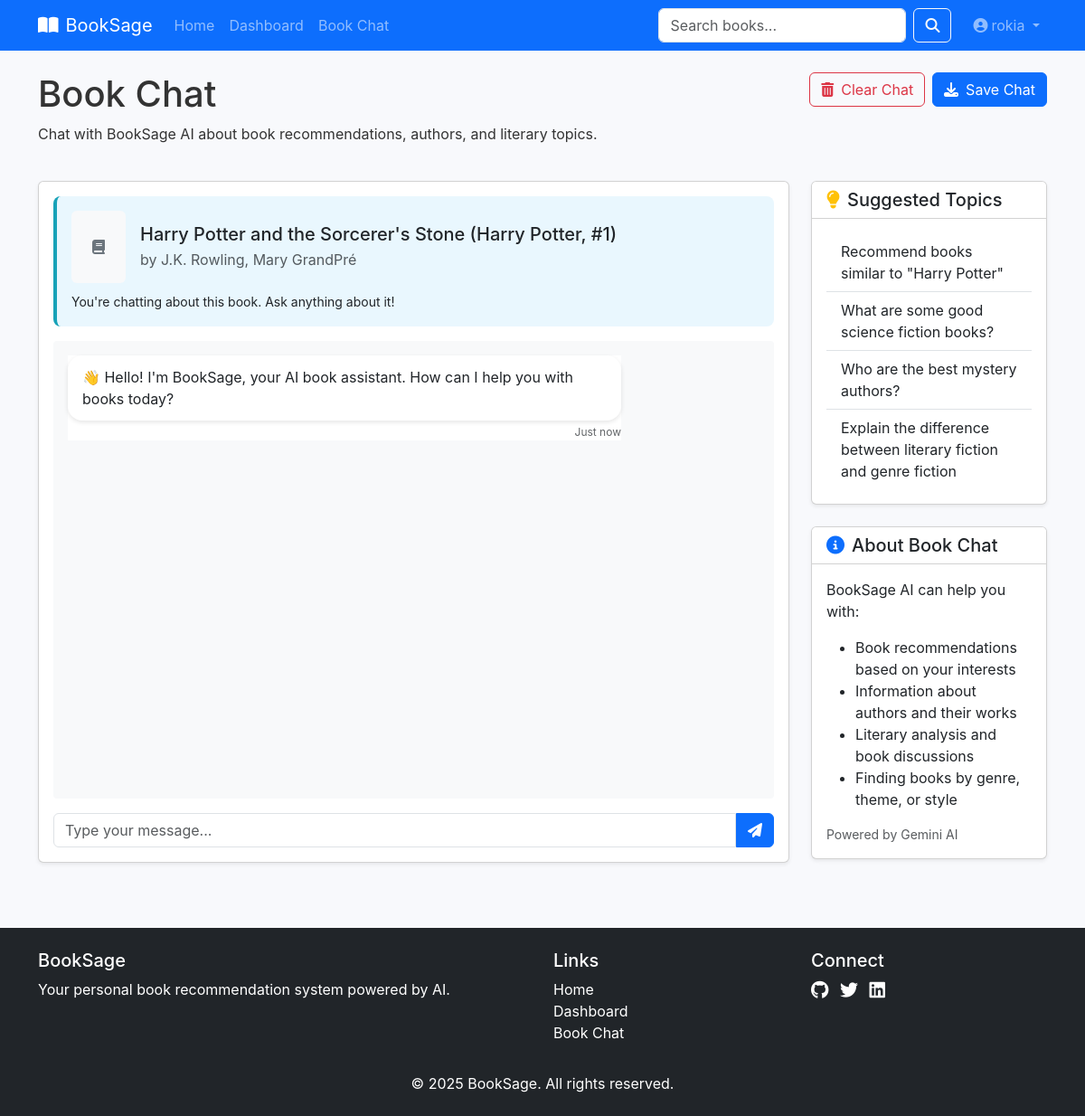
/chatbot?book_id=2 (signed in), run on the app's committed database.
### models/user.py (models this page shows, shortened)
class User(UserMixin, db.Model):
    __tablename__ = 'users'
    id = db.Column(db.Integer, primary_key=True)
    username = db.Column(db.String(64), unique=True, index=True)
    email = db.Column(db.String(120), unique=True, index=True)
    password_hash = db.Column(db.String(128))
    created_at = db.Column(db.DateTime, default=datetime.utcnow)
    last_login = db.Column(db.DateTime)
    preferences = db.Column(db.Text)  # JSON string to store genre preferences
    ratings = db.relationship('Rating', backref='user', lazy='dynamic')
    recommendations = db.relationship('Recommendation', backref='user', lazy='dynamic')

### models/book.py (models this page shows, shortened)
class Book(db.Model):
    __tablename__ = 'books'
    id = db.Column(db.Integer, primary_key=True)
    title = db.Column(db.String(255), nullable=False)
    author = db.Column(db.String(255))
    year = db.Column(db.Integer)
    isbn = db.Column(db.String(20), unique=True, index=True)
    description = db.Column(db.Text)
    genres = db.Column(db.String(255))  # Comma-separated genre tags
    image_url = db.Column(db.String(512))
    language = db.Column(db.String(50))
    average_rating = db.Column(db.Float, default=0.0)
    ratings_count = db.Column(db.Integer, default=0)
    ratings = db.relationship('Rating', backref='book', lazy='dynamic')

### app.py (the view)
@app.route('/chatbot')
@login_required
def chatbot_page():
    return render_template('chatbot.html')

### app.py (called while the page is built)
@app.template_filter('book_by_id')
def book_by_id_filter(book_id):
    from models.book import Book
    return Book.query.get(book_id)

@app.context_processor
def inject_now():
    return {'now': datetime.utcnow}

### models/__init__.py (called while the page is built)
def init_app(app):
    db.init_app(app)
    login_manager.init_app(app)
    from .user import User
    from .book import Book
    from .rating import Rating
    from .recommendation import Recommendation
    @login_manager.user_loader
    def load_user(user_id):
        return User.query.get(int(user_id))

### templates/chatbot.html (shortened to what this page needs)
{% extends "base.html" %}
{% block content %}
<div class="row mb-4">
    <div class="col-md-8">
        <h1>Book Chat</h1>
        <p>Chat with BookSage AI about book recommendations, authors, and literary topics.</p>
    </div>
    <div class="col-md-4 text-md-end">
        <div class="d-flex justify-content-md-end">
            <button class="btn btn-outline-danger me-2" id="clearChat">
                <i class="fas fa-trash-alt me-2"></i>Clear Chat
            </button>
            <button class="btn btn-primary" id="saveChat">
                <i class="fas fa-download me-2"></i>Save Chat
            </button>
        </div>
    </div>
</div>
<div class="row">
    <div class="col-lg-9">
        <div class="card shadow-sm">
            <div class="card-body">
                {% if request.args.get('book_id') %}
                {% set book_id = request.args.get('book_id')|int %}
                {% set book = book_id|int|book_by_id %}
                {% if book %}
                <div class="book-context" id="bookContext" data-book-id="{{ book.id }}">
                    <div class="d-flex align-items-center">
                        {% if book.image_url %}
                        <img src="{{ book.image_url }}" alt="{{ book.title }}" class="me-3" style="width: 60px;">
                        {% else %}
                        <div class="book-placeholder me-3 d-flex align-items-center justify-content-center bg-light rounded" style="width: 60px; height: 80px;">
                            <i class="fas fa-book text-secondary"></i>
                        </div>
                        {% endif %}
                        <div>
                            <h5 class="mb-1">{{ book.title }}</h5>
                            <p class="mb-0 text-muted">by {{ book.author }}</p>
                        </div>
                    </div>
                    <p class="mb-0 mt-2"><small>You're chatting about this book. Ask anything about it!</small></p>
                </div>
                {% endif %}
                {% endif %}
                <div class="chat-container">
                    <div class="chat-messages" id="chatMessages">
                        <div class="message bot">
                            <div class="message-bubble">
                                <p class="mb-0">👋 Hello! I'm BookSage, your AI book assistant. How can I help you with books today?</p>
                            </div>
                            <div class="message-time">Just now</div>
                        </div>
                    </div>
                    <div class="chat-input">
                        <input type="text" class="form-control" id="messageInput" placeholder="Type your message...">
                        <button class="btn btn-primary" id="sendMessage">
                            <i class="fas fa-paper-plane"></i>
                        </button>
                    </div>
                </div>
            </div>
        </div>
    </div>
    <div class="col-lg-3 mt-3 mt-lg-0">
        <div class="card shadow-sm mb-4">
            <div class="card-header bg-white">
                <h5 class="mb-0"><i class="fas fa-lightbulb text-warning me-2"></i>Suggested Topics</h5>
            </div>
            <div class="card-body">
                <div class="list-group list-group-flush">
                    <button class="list-group-item list-group-item-action suggested-question">
                        Recommend books similar to "Harry Potter"
                    </button>
                    <button class="list-group-item list-group-item-action suggested-question">
                        What are some good science fiction books?
                    </button>
                    <button class="list-group-item list-group-item-action suggested-question">
                        Who are the best mystery authors?
                    </button>
                    <button class="list-group-item list-group-item-action suggested-question">
                        Explain the difference between literary fiction and genre fiction
                    </button>
                </div>
            </div>
        </div>
        <div class="card shadow-sm">
            <div class="card-header bg-white">
                <h5 class="mb-0"><i class="fas fa-info-circle text-primary me-2"></i>About Book Chat</h5>
            </div>
            <div class="card-body">
                <p>BookSage AI can help you with:</p>
                <ul>
                    <li>Book recommendations based on your interests</li>
                    <li>Information about authors and their works</li>
                    <li>Literary analysis and book discussions</li>
                    <li>Finding books by genre, theme, or style</li>
                </ul>
                <p class="small text-muted mb-0">Powered by Gemini AI</p>
            </div>
        </div>
    </div>
</div>
{% endblock %}

### templates/base.html (shortened to what this page needs)
<!DOCTYPE html>
<html lang="en">
<head>
    <link rel="stylesheet" href="https://cdnjs.cloudflare.com/ajax/libs/font-awesome/6.4.0/css/all.min.css">
    <link rel="stylesheet" href="https://cdnjs.cloudflare.com/ajax/libs/bootstrap/5.3.0/css/bootstrap.min.css">
    <link rel="stylesheet" href="{{ url_for('static', filename='css/main.css') }}">
</head>
<body>
    <nav class="navbar navbar-expand-lg navbar-dark bg-primary">
        <div class="container">
            <a class="navbar-brand" href="{{ url_for('index') }}">
                <i class="fas fa-book-open me-2"></i>BookSage
            </a>
            <div class="collapse navbar-collapse" id="navbarNav">
                <ul class="navbar-nav me-auto">
                    <li class="nav-item">
                        <a class="nav-link" href="{{ url_for('index') }}">Home</a>
                    </li>
                    {% if current_user.is_authenticated %}
                    <li class="nav-item">
                        <a class="nav-link" href="{{ url_for('dashboard') }}">Dashboard</a>
                    </li>
                    <li class="nav-item">
                        <a class="nav-link" href="{{ url_for('chatbot_page') }}">Book Chat</a>
                    </li>
                    {% endif %}
                </ul>
                <form class="d-flex me-3" action="{{ url_for('search') }}" method="get">
                    <input class="form-control me-2" type="search" name="q" placeholder="Search books..." aria-label="Search">
                    <button class="btn btn-outline-light" type="submit">
                        <i class="fas fa-search"></i>
                    </button>
                </form>
                <ul class="navbar-nav">
                    {% if current_user.is_authenticated %}
                    <li class="nav-item dropdown">
                        <a class="nav-link dropdown-toggle" href="#" id="userDropdown" role="button" data-bs-toggle="dropdown">
                            <i class="fas fa-user-circle me-1"></i>{{ current_user.username }}
                        </a>
                    </li>
                    {% endif %}
                </ul>
            </div>
        </div>
    </nav>
    <main class="container py-4">
        {% block content %}{% endblock %}
    </main>
    <footer class="bg-dark text-white py-4 mt-5">
        <div class="container">
            <div class="row">
                <div class="col-md-6">
                    <h5>BookSage</h5>
                    <p>Your personal book recommendation system powered by AI.</p>
                </div>
                <div class="col-md-3">
                    <h5>Links</h5>
                    <ul class="list-unstyled">
                        <li><a href="{{ url_for('index') }}" class="text-white">Home</a></li>
                        {% if current_user.is_authenticated %}
                        <li><a href="{{ url_for('dashboard') }}" class="text-white">Dashboard</a></li>
                        <li><a href="{{ url_for('chatbot_page') }}" class="text-white">Book Chat</a></li>
                        {% endif %}
                    </ul>
                </div>
                <div class="col-md-3">
                    <h5>Connect</h5>
                    <div class="social-links">
                        <a href="#" class="text-white me-2"><i class="fab fa-github fa-lg"></i></a>
                        <a href="#" class="text-white me-2"><i class="fab fa-twitter fa-lg"></i></a>
                        <a href="#" class="text-white me-2"><i class="fab fa-linkedin fa-lg"></i></a>
                    </div>
                </div>
            </div>
            <div class="row mt-3">
                <div class="col-12 text-center">
                    <p class="mb-0">&copy; {{ now().year }} BookSage. All rights reserved.</p>
                </div>
            </div>
        </div>
    </footer>
</body>
</html>

### static/css/main.css (style rules this page uses)
:root { --primary-color: #4e73df; --secondary-color: #36b9cc; --success-color: #1cc88a; --info-color: #36b9cc; --warning-color: #f6c23e; --danger-color: #e74a3b; --light-color: #f8f9fc; --dark-color: #5a5c69; }
body { font-family: 'Nunito', -apple-system, BlinkMacSystemFont, "Segoe UI", Roboto, "Helvetica Neue", Arial, sans-serif; background-color: #f8f9fc; color: #333; }
a { text-decoration: none; }
.book-placeholder { height: 200px; display: flex; align-items: center; justify-content: center; }
footer { margin-top: auto; }
footer a { text-decoration: none; }
.social-links a { text-decoration: none; margin-right: 10px; transition: transform 0.3s ease; }
.fade-in { animation: fadeIn 0.5s ease-in; }

### templates/chatbot.html (style rules this page uses)
.chat-container { height: 70vh; min-height: 500px; display: flex; flex-direction: column; }
.chat-messages { flex: 1; overflow-y: auto; padding: 1rem; background-color: #f8f9fa; border-radius: 0.25rem; }
.chat-input { display: flex; margin-top: 1rem; }
.chat-input input { flex: 1; border-top-right-radius: 0; border-bottom-right-radius: 0; }
.chat-input button { border-top-left-radius: 0; border-bottom-left-radius: 0; }
.message { margin-bottom: 1rem; max-width: 80%; }
.message.bot { margin-right: auto; background-color: white; }
.message-bubble { padding: 0.75rem 1rem; border-radius: 1rem; box-shadow: 0 2px 5px rgba(0, 0, 0, 0.1); }
.message-time { font-size: 0.75rem; text-align: right; margin-top: 0.25rem; opacity: 0.7; }
.book-context { margin-bottom: 1rem; padding: 1rem; background-color: #e9f7fe; border-radius: 0.5rem; border-left: 4px solid #17a2b8; }

### data on the page
User: username "rokia"
Book: title "Harry Potter and the Sorcerer's Stone (Harry Potter, #1)", author "J.K. Rowling, Mary GrandPré"
